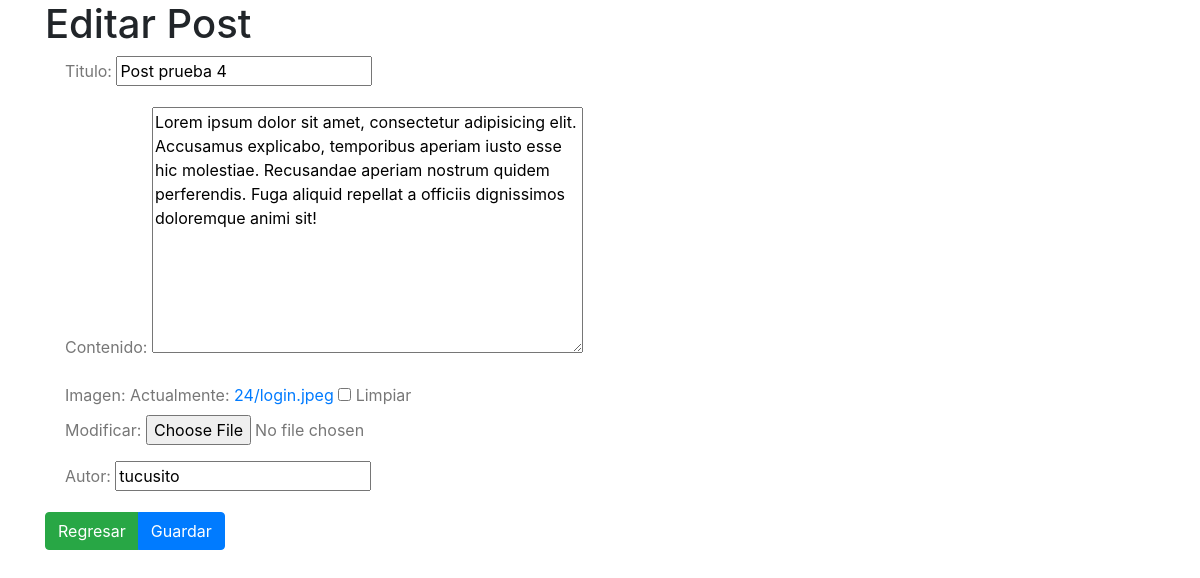
The app's page /posts/24/edit/ with its own data.
### posts/models.py (models this page shows, shortened)
class Post(models.Model):
    title       = models.CharField("Titulo",max_length=120)
    image       = models.ImageField("Imagen",
                null=True,
                blank=True,
                upload_to = upload_location,
                height_field="height_field",
                width_field="width_field",
                max_length=None)
    height_field=models.IntegerField(default=0)
    width_field =models.IntegerField(default=0)
    content     = models.TextField("Contenido")
    updated     = models.DateTimeField("Fecha de Actualizacion",auto_now=True, auto_now_add=False)
    timestamp   = models.DateTimeField("Fecha de creacion",auto_now=False, auto_now_add=True)
    author      = models.CharField("Autor",max_length=120)
    class Meta:
        ordering = ["-id","-timestamp", "-updated"]

### posts/views.py (the view)
# urls.py: path('<int:id>/edit/', posts_update, name="update"),
def posts_update(request, id=None):
    template_name = 'post_create.html'
    instance = get_object_or_404(Post, id = id)
    form = PostForm(request.POST or None, request.FILES or None, instance=instance)
    if form.is_valid():
    	instance = form.save(commit = False)
    	print(form.cleaned_data.get("title"))
    	instance.save()
    	messages.success(request, "Actualizaste el Post")
    	return redirect("posts:detail", id=id)
    context = {
    	"title": instance.title,
    	"titles": "Editar Post",
    	"instance": instance,
    	"form": form,
    }
    return render(request, template_name, context)

### posts/forms.py
class PostForm(forms.ModelForm):
	class Meta:
		model = Post
		fields = ["title", "content", "image", "author"]

### templates/post_create.html (shortened to what this page needs)
{% extends "base.html" %}
{% block content %}
	<h1> {{ titles }} </h1>
	<form
	action=""
	method="POST"
	enctype="multipart/form-data">
		{{ form.as_p }}
		<div class="btn-group" role="group">
			<a class="btn btn-success" href="{% url 'posts:list' %}">Regresar</a>
			<input type="submit" name="Crear Post" value="Guardar" class="btn btn-primary">
		</div>
	</form>
{% endblock %}

### static/css/basic.css (style rules this page uses)
p { color: #777777; margin: 0 20px; text-align: justify; }

### records on screen
Post: title "Post prueba 4", content "Lorem ipsum dolor sit amet, consectetur adipisicing elit. Accusamus explicabo, temporibus aperiam iusto esse hic molestiae. Recusandae aperiam nostrum quidem perferendis. Fuga aliquid repellat a officiis dignissimos doloremque animi sit!", author "tucusito"

### other values on screen
{{ titles }} "Editar Post"
